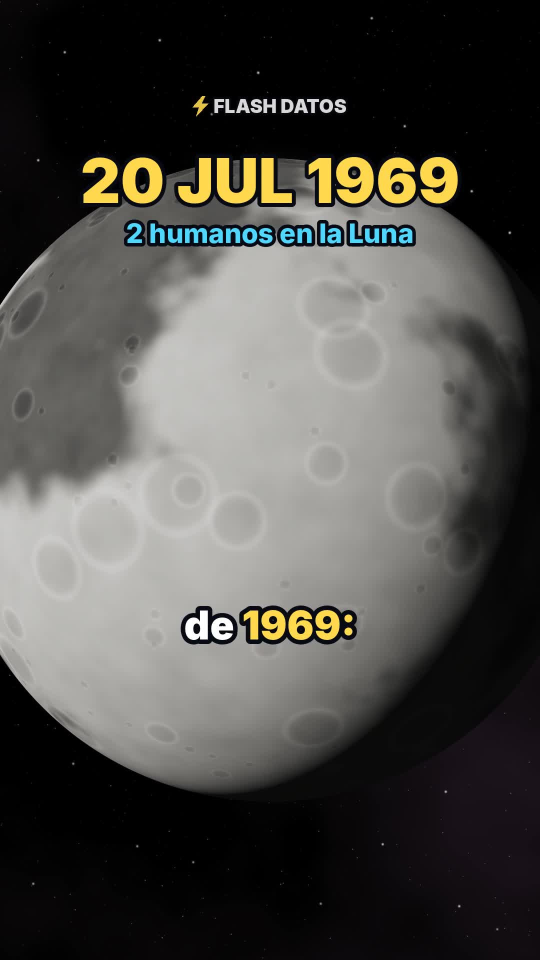
#> input picture videos/03-apolo-11/portada.jpg, 1080 x 1920 px (shown at 1/2 size)
$ python -i escena.py   (imports and definitions only)
#> lines starting #> are read from the running program, lines starting #| are printed output that depends on the picture
### motor/noise.py
import numpy as np
rng = np.random.default_rng(7)
PERM = rng.permutation(256)
P = np.concatenate([PERM, PERM]).astype(np.int64)
VALS = rng.random(256)


def _hash(ix, iy, iz):
    return VALS[P[P[P[ix & 255] + (iy & 255)] + (iz & 255)]]


def vnoise(x, y, z):
    xi, yi, zi = np.floor(x).astype(np.int64), np.floor(y).astype(np.int64), np.floor(z).astype(np.int64)
    xf, yf, zf = x - xi, y - yi, z - zi
    u, v, w = xf * xf * (3 - 2 * xf), yf * yf * (3 - 2 * yf), zf * zf * (3 - 2 * zf)
    c000 = _hash(xi, yi, zi); c100 = _hash(xi + 1, yi, zi)
    c010 = _hash(xi, yi + 1, zi); c110 = _hash(xi + 1, yi + 1, zi)
    c001 = _hash(xi, yi, zi + 1); c101 = _hash(xi + 1, yi, zi + 1)
    c011 = _hash(xi, yi + 1, zi + 1); c111 = _hash(xi + 1, yi + 1, zi + 1)
    x00 = c000 + u * (c100 - c000); x10 = c010 + u * (c110 - c010)
    x01 = c001 + u * (c101 - c001); x11 = c011 + u * (c111 - c011)
    y0 = x00 + v * (x10 - x00); y1 = x01 + v * (x11 - x01)
    return y0 + w * (y1 - y0)


def fbm(x, y, z, octaves=5, lac=2.0, gain=0.5, seed=0.0):
#> called with octaves = 5, lac = 2, gain = 0.5, seed = 79
    tot, amp, norm, f = 0.0, 1.0, 0.0, 1.0
    for o in range(octaves):
        off = seed * 17.31 + o * 31.7
        tot = tot + amp * vnoise(x * f + off, y * f - off * 0.7, z * f + off * 1.3)
        norm += amp; amp *= gain; f *= lac
    return tot / norm


def smooth(a, b, x):
    t = np.clip((x - a) / (b - a), 0, 1)
    return t * t * (3 - 2 * t)


def mix(a, b, t):
    t = t[..., None]
    return np.asarray(a) * (1 - t) + np.asarray(b) * t

### videos/03-apolo-11/escena.py
"""Flash Datos · video 03 · "Así llegamos a la Luna: Apolo 11".

Escenas: Luna (gancho) → despegue del Saturno V sobre la Tierra → tripulación → viaje Tierra-Luna con contador
→ Eagle baja y Columbia en órbita → horizonte lunar con huellas → regreso al encuadre inicial.

Uso: python3 escena.py test 1 5 ... | chunk <ini> <fin> <out> | info
"""
import numpy as np
from PIL import Image, ImageDraw, ImageFont
from scipy.ndimage import gaussian_filter, zoom as ndzoom

import json, math, os, subprocess, sys
import numpy as np
from PIL import Image, ImageDraw, ImageFont
from scipy.ndimage import gaussian_filter, zoom as ndzoom

BASE = os.path.dirname(os.path.abspath(__file__))
W, H, FPS = 1080, 1920, 30
TY = math.tan(math.radians(20)); TX = TY * W / H
PIX = 2 * TY / H

xs = ((np.arange(W) + 0.5) / W * 2 - 1) * TX
ys = (1 - (np.arange(H) + 0.5) / H * 2) * TY
DX, DY = np.meshgrid(xs, ys)
NRM = np.sqrt(DX * DX + DY * DY + 1)
DIRS = np.stack([DX / NRM, DY / NRM, -1 / NRM], axis=-1)

# [1 line not run here, left out]


def lin(c):
    return np.asarray(c, dtype=np.float32) ** 2.2


# [1 line not run here, left out]
CYAN_F = np.array([0.31, 0.85, 1.0]) ** 2.2


# [12 lines left out: function sample, not called in this run]


def smooth(a, b, x):
    t = np.clip((x - a) / (b - a), 0, 1)
    return t * t * (3 - 2 * t)


def make_background():
    rng = np.random.default_rng(5)
    bg = np.zeros((H, W, 3), np.float32)
    n = 1600
    x = rng.integers(0, W, n); y = rng.integers(0, H, n)
    inten = 0.025 + 0.45 * rng.random(n) ** 7
    tint = rng.random(n)
    col = np.stack([0.80 + 0.2 * tint, 0.86 + 0.06 * tint, 1.0 - 0.25 * tint], -1)
    np.add.at(bg, (y, x), col * inten[:, None])
    bg = gaussian_filter(bg, (0.6, 0.6, 0))
    big = np.zeros_like(bg)
    m = 45
    bx = rng.integers(0, W, m); by = rng.integers(0, H, m)
    np.add.at(big, (by, bx), np.array([1.0, 0.95, 0.9]) * (1.5 + 3 * rng.random(m))[:, None])
    bg += gaussian_filter(big, (1.3, 1.3, 0))
    from noise import fbm
    gy, gx = np.mgrid[0:120, 0:68] / 40.0
    neb = fbm(gx, gy, np.full_like(gx, 1.9), 5, seed=79)
    neb = ndzoom(neb, (H / 120, W / 68), order=1)
    neb = np.clip((neb - 0.45) * 2.2, 0, 1) ** 1.6
    bg += neb[..., None] * np.array([0.032, 0.018, 0.030], np.float32)
    return bg


BG = make_background()


# [10 lines left out: functions rot_y, rot_x, not called in this run]


def latlon(v):
    return np.arcsin(np.clip(v[..., 1], -1, 1)), np.arctan2(v[..., 0], v[..., 2])


# ---------------- texturas: Luna procedural y Tierra ----------------
def make_moon_tex():
    p = os.path.join(BASE, "tex", "moon.npy")
    if os.path.exists(p):
        return np.load(p)
    from noise import fbm
    th, tw = 512, 1024
    la = (0.5 - (np.arange(th) + 0.5) / th) * np.pi
    lo = ((np.arange(tw) + 0.5) / tw) * 2 * np.pi - np.pi
    LO, LA = np.meshgrid(lo, la)
    x = np.cos(LA) * np.sin(LO); y = np.sin(LA); z = np.cos(LA) * np.cos(LO)
    maria = fbm(x * 1.6 + 3, y * 1.6, z * 1.6, 5, seed=21)
    maria = smooth(0.50, 0.62, maria)
    fine = fbm(x * 9, y * 9, z * 9, 4, seed=4)
    alb = 0.60 - 0.30 * maria + 0.10 * (fine - 0.5)
    rng = np.random.default_rng(7)
    P = np.stack([x, y, z], -1)
    for i in range(420):
        v = rng.normal(size=3); v /= np.linalg.norm(v)
        rad = 0.012 + 0.10 * rng.random() ** 3.5
        ang = np.arccos(np.clip(P @ v, -1, 1))
        q = ang / rad
        inner = np.exp(-(q / 0.85) ** 6)
        rim = np.exp(-((q - 1.0) / 0.12) ** 2)
        alb = alb - 0.045 * inner + 0.045 * rim
        if i < 6:
            alb = alb + 0.08 * np.exp(-(q / 4.0) ** 2) * (0.5 + 0.5 * np.cos(LO * 40 + i))
    alb = np.clip(alb, 0.05, 0.95)
    tex = np.stack([alb * 0.98, alb * 0.97, alb * 0.95], -1).astype(np.float32)
    np.save(p, tex)
    return tex


MOON = lin(make_moon_tex())
# [1 line that did not run here, left out]


# [86 lines left out: functions shade, draw_sphere, light_dir, not called in this run]


def bloom(img):
    small = img[::4, ::4]
    br = np.clip(small - 0.9, 0, None)
    g = gaussian_filter(br, (5, 5, 0)) * 0.55 + gaussian_filter(br, (22, 22, 0)) * 0.85 + gaussian_filter(br, (60, 60, 0)) * 0.5
    return img + ndzoom(g, (4, 4, 1), order=1)[:H, :W]


# [4 lines left out: function tonemap, not called in this run]


# ---------------- línea de tiempo ----------------
# [1 line not run here, left out]
# [1 line that did not run here, left out]
# [1 line that did not run here, left out]
# [1 line that did not run here, left out]
P = lambda sid, k: SEG[sid]["parts"][k]

# [1 line that did not run here, left out]
# [1 line that did not run here, left out]
# [1 line that did not run here, left out]
# [1 line that did not run here, left out]
# [1 line that did not run here, left out]
# [1 line that did not run here, left out]
# [1 line that did not run here, left out]

# [1 line that did not run here, left out]
D_HOOK0, D_HOOK1 = 4.4, 3.4


def ease(s):
    s = min(max(s, 0.0), 1.0)
    return s * s * s * (s * (6 * s - 15) + 10)


def ease_out(s):
    s = min(max(s, 0.0), 1.0)
    return 1 - (1 - s) ** 3


def lerp(a, b, s):
    return a + (b - a) * s


def lerp_log(a, b, s):
    return math.exp(math.log(a) + (math.log(b) - math.log(a)) * s)


# [1 line not run here, left out]

# escena del viaje
E_TRIP = (-0.9, -2.2, 0.0); M_TRIP = (1.0, 1.0, 0.0); O_TRIP = np.array([0.0, 0.0, 9.0])
# escena del descenso
M_SEP = (0.0, -0.75, 0.0); O_SEP = np.array([0.0, 0.0, 3.1])
# horizonte lunar
M_SUR = (0.0, -1.035, -1.2); E_SUR = (-0.30, 0.30, -3.2)


# [26 lines left out: function scene, not called in this run]


# ---------------- textos ----------------
HL_WORDS = {"humanos", "luna", "llegaron?", "saturno", "v", "armstrong", "aldrin", "collins", "eagle", "solo", "primero", "vivo", "km", "otro", "mundo"}


# [15 lines left out: function groups_for_part, not called in this run]


CAPS = []
# [6 lines not run here, left out]

FD = os.path.join(BASE, "fonts", "") if os.path.isdir(os.path.join(BASE, "fonts")) else "/usr/share/fonts/opentype/inter/"
_fc = {}


# [5 lines left out: function font, not called in this run]


YELLOW = (255, 216, 77); CYAN = (79, 216, 255); WHITE = (255, 255, 255); INK = (8, 10, 20)


def is_hl(w):
    core = w.strip(".,:…?¿!").lower()
    return any(ch.isdigit() for ch in core) or core in HL_WORDS


# [37 lines left out: functions draw_caption, fade, draw_label, not called in this run]


def bolt(cx, cy, s):
    pts = [(0.58, 0.0), (0.12, 0.56), (0.44, 0.56), (0.30, 1.0), (0.88, 0.38), (0.55, 0.38), (0.74, 0.0)]
    return [(cx + (px - 0.5) * s, cy + (py - 0.5) * s) for px, py in pts]


# [118 lines left out: functions draw_watermark, project, sphere_px, draw_rocket, draw_lander, draw_footprint and 1 more, not called in this run]


def bez(p0, p1, p2, u):
    return ((1 - u) ** 2 * p0[0] + 2 * (1 - u) * u * p1[0] + u * u * p2[0], (1 - u) ** 2 * p0[1] + 2 * (1 - u) * u * p1[1] + u * u * p2[1])


# [145 lines left out: functions draw_trip, draw_descent, draw_surface, flash_alpha, overlays, render, not called in this run]


# [20 lines not run here, left out]

>>> import cv2
>>> picture = cv2.imread('portada.jpg', cv2.IMREAD_GRAYSCALE)
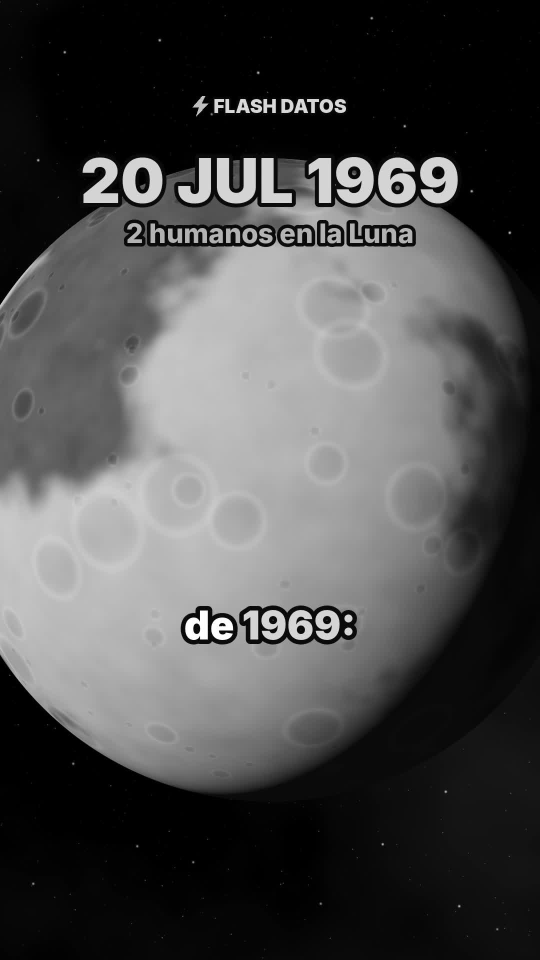
#> picture: shape (1920, 1080) (shown at 1/2 size); min 0, max 255, mean 76.4
>>> result = bloom(picture)
#> in bloom, `small = img[::4, ::4]`:
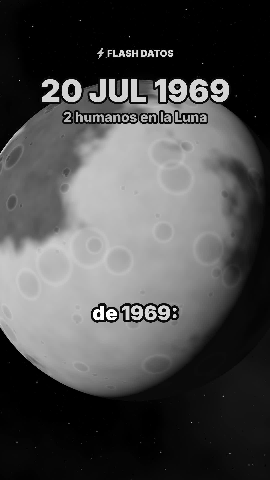
#> small: shape (480, 270); min 0, max 255, mean 76.4
#> (the run stopped early here; a loop or call above may not have finished)
